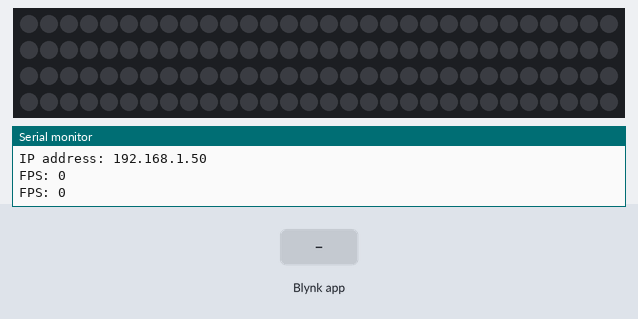
Recording of a sketch running on a simulated ESP8266 (NodeMCU). On the bench: 120 RGB LEDs in strip order, left to right, continuing on the next row, the last lines printed to the serial monitor. The test bench sets the inputs (shaded band). WiFi joins after 1.5 s; servers stay silent unless stated.

Above: at 5.0 s.
5.1 s: Blynk app writes 1 to V0
At 6.1 s:
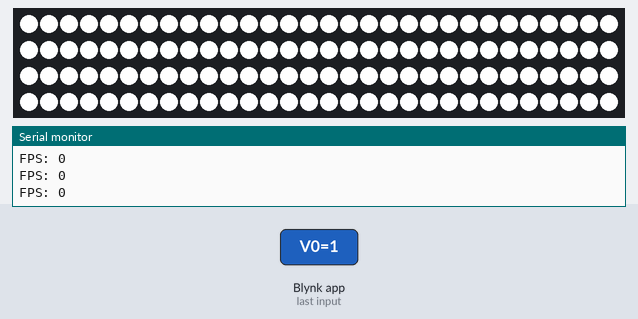
6.6 s: Blynk app writes 200 to V5
8.1 s: Blynk app writes 0 to V0
At 9.5 s:
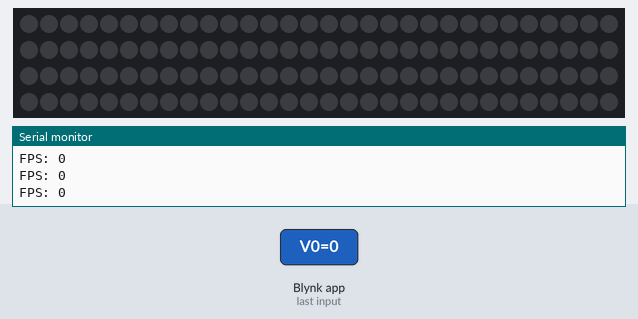
Timing chart, 0 to 11.1 s (numbered marks = the images above; inputs shaded):
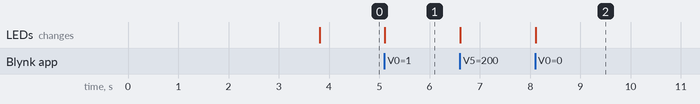

The sketch:

my_light.ino
```cpp
/*************************************************************
  Support by guagua
  注意:带*的位置，必须修改为你自己的参数。
  资料来源于:https://www.makeuseof.com/tag/computer-lighting-nodemcu-wifi/
  blynk:https://www.blynk.cc
  arduino:https://www.arduino.cc/
  FastLED:http://fastled.io/
*************************************************************/

#define BLYNK_PRINT Serial
#include <ESP8266WiFi.h>
#include <Arduino.h>
#include <BlynkSimpleEsp8266.h>
#include <WebSocketsServer.h>
#include <Hash.h>
#include <WiFiUdp.h>
#include <NeoPixelBus.h>

//---FastLED 参数---
#define NUM_LEDS 120 //* LED灯数量，根据你的情况做修改。
#define LED_TYPE WS2812B //灯带型号，一般不需要改变
#define COLOR_ORDER GRB //颜色指令
#define BUFFER_LEN 1024
#define PRINT_FPS 1

//---RGB颜色值 (0-255) ---
int r = 255;
int g = 255;
int b = 255;
float led_bright = 1;

int websocket = 0;

//--主开关和彩虹模式变量
int masterSwitch = 0;
int mode = 1;

//NeoPixelBus settings
const uint8_t PixelPin = 3;  // make sure to set this to the correct pin, ignored for Esp8266(set to 3 by default for DMA)

// Wifi and socket settings
const char* ssid     = "first floor";
const char* password = "qwertyuiop";
unsigned int localPort = 7777;
char packetBuffer[BUFFER_LEN];

// LED strip
NeoPixelBus<NeoGrbFeature, Neo800KbpsMethod> ledstrip(NUM_LEDS, PixelPin);

WiFiUDP port1;

// Network information
// IP must match the IP in config.py
IPAddress ip(192, 168, 123, 123);
// Set gateway to your router's gateway
IPAddress gateway(192, 168, 123, 1);
IPAddress subnet(255, 255, 255, 0);

//---WIFI设置和BLYNK服务器和验证码---
char auth[] = "4c33413711b542d8a185a4bc5badb017";//* blynk验证码，在blynk APP中获取
char server[] = "106.14.220.77";  //BLYNK服务器地址，请勿修改，除非你有自己的BLYNK服务器
int port = 8080; //ESP8266连接BLYNK服务器端口，请勿修改

void setup() {

  // 开关保护延迟
  delay(2000);
  Serial.begin(115200);

  //---ESP8266 WIFI设置和Blynk验证码以及服务器地址 ---
  Blynk.begin(auth, ssid, password, server, port);

  WiFi.config(ip, gateway, subnet);
  WiFi.begin(ssid, password);
  Serial.println("");
  // Connect to wifi and print the IP address over serial
  while (WiFi.status() != WL_CONNECTED) {
    delay(500);
    Serial.print(".");
  }
  Serial.println("");
  Serial.print("Connected to ");
  Serial.println(ssid);
  Serial.print("IP address: ");
  Serial.println(WiFi.localIP());
  port1.begin(localPort);
  ledstrip.Begin();//Begin output
  ledstrip.Show();//Clear the strip for use

}
void(* resetFunc) (void) = 0;

BLYNK_CONNECTED() {
  Blynk.syncAll();
}

uint8_t N = 0;
#if PRINT_FPS
uint16_t fpsCounter = 0;
uint32_t secondTimer = 0;
#endif

void loop() {
  // Read data over socket
  int packetSize = port1.parsePacket();
  // If packets have been received, interpret the command
  websocket = 0;
  if (packetSize) {
    websocket = 1;
    int len = port1.read(packetBuffer, BUFFER_LEN);
    for (int i = 0; i < len; i += 4) {
      packetBuffer[len] = 0;
      N = packetBuffer[i];
      RgbColor pixel((uint8_t)packetBuffer[i + 1], (uint8_t)packetBuffer[i + 2], (uint8_t)packetBuffer[i + 3]);
      ledstrip.SetPixelColor(N, pixel);
    }
    ledstrip.Show();
#if PRINT_FPS
fpsCounter++;
Serial.print("/");//Monitors connection(shows jumps/jitters in packets)
#endif
}
if (websocket == 0) {
Blynk.run();
if (masterSwitch == 0) {
for (int i = 0; i < NUM_LEDS; i++) {
ledstrip.SetPixelColor(i, RgbColor((uint8_t)0, (uint8_t)0, (uint8_t)0));
}
ledstrip.Show();
}
if (mode == 1 && masterSwitch == 1) {
for (int i = 0; i < NUM_LEDS; i++) {
ledstrip.SetPixelColor(i, HslColor(183.0f, 0.0f, led_bright));
}
ledstrip.Show();
}

    if (mode == 2 && masterSwitch == 1) {
      for (int i = 0; i < NUM_LEDS ; i++) {
        RgbColor pixel((uint8_t)r, (uint8_t)g, (uint8_t)b);
        ledstrip.SetPixelColor(i, HslColor(pixel));
      }
      ledstrip.Show();
    }
    if (mode == 3 && masterSwitch == 1) {
      for (int y = 0; y < 360; y++) { //360 shades - NeoPixelBus uses float
        for (int x = 0; x <= NUM_LEDS; x++) { //NUM_LEDS
          ledstrip.SetPixelColor(x, HslColor(y / 360.0f, 0.8f, 0.25f));
        }
        ledstrip.Show();
      }
    }
  }
#if PRINT_FPS
if (millis() - secondTimer >= 1000U) {
secondTimer = millis();
Serial.printf("FPS: %d\n", fpsCounter);
fpsCounter = 0;
}
#endif
}

  //---主开关 Button---
  BLYNK_WRITE(V0) {
    masterSwitch = param.asInt();
  }

  //--- 红色 色值控制 Slider ---
  BLYNK_WRITE(V1) {
    r = param.asInt();
  }

  //--- 绿色 色值控制 Slider ---
  BLYNK_WRITE(V2) {
    g = param.asInt();
  }

  //--- 蓝色 色值控制 Slider ---
  BLYNK_WRITE(V3) {
    b = param.asInt();
  }

  //--- 彩虹/手动控制颜色 Button ---
  BLYNK_WRITE(V4) {
    mode = param.asInt();
  }

  //--- 亮度 Slider ---
  BLYNK_WRITE(V5) {
    led_bright = param.asFloat();
  }
```

Measured:
- after the input at 5.1 s, the LEDs: change at once (image 1)
- after the input at 8.1 s, the LEDs: change at once (image 2)
